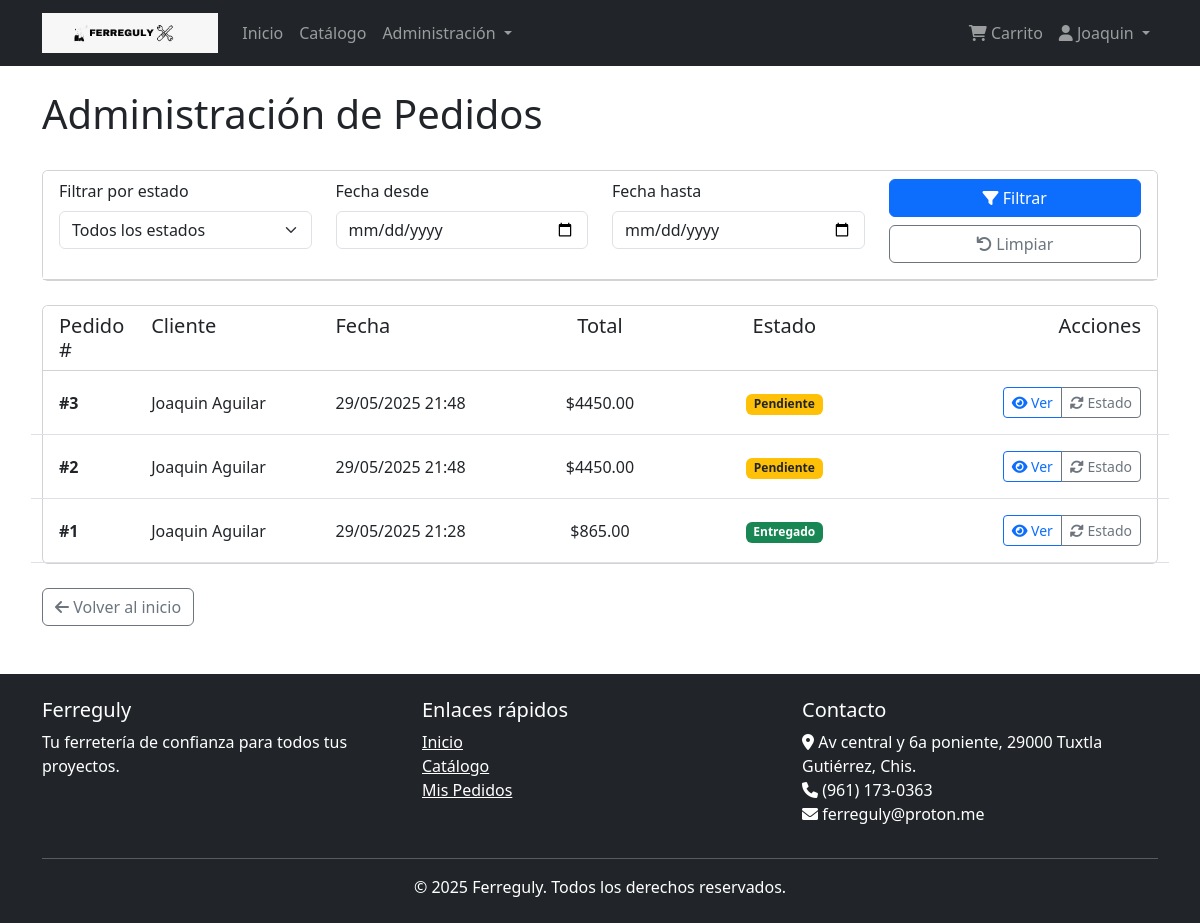
Screenshot of /pedidos/admin/pedidos/ (signed in) with the database file from the repository.
### usuarios/models.py (models this page shows, shortened)
class Usuario(AbstractBaseUser, PermissionsMixin):
    id_usuario = models.AutoField(primary_key=True)
    nombre = models.CharField(max_length=35)
    apellidos = models.CharField(max_length=50)
    email = models.EmailField(max_length=45, unique=True)
    telefono = models.CharField(max_length=10, null=True, blank=True)
    tipo_usuario = models.CharField(
        max_length=15,
        choices=[('cliente', 'Cliente'), ('administrador', 'Administrador')],
        default='cliente'
    )
    fecha_registro = models.DateTimeField(default=timezone.now)
    activo = models.BooleanField(default=True)
    is_staff = models.BooleanField(default=False)
    is_active = models.BooleanField(default=True)
    USERNAME_FIELD = 'email'
    REQUIRED_FIELDS = ['nombre', 'apellidos']
    objects = UsuarioManager()
    def get_full_name(self):
        return f"{self.nombre} {self.apellidos}"
    class Meta:
        db_table = 'usuario'
        verbose_name = 'Usuario'
        verbose_name_plural = 'Usuarios'

### pedidos/models.py (models this page shows, shortened)
class Pedido(models.Model):
    ESTADOS_CHOICES = [
        ('pendiente', 'Pendiente'),
        ('pagado', 'Pagado'),
        ('enviado', 'Enviado'),
        ('entregado', 'Entregado'),
        ('cancelado', 'Cancelado'),
    ]
    id_pedido = models.AutoField(primary_key=True)
    id_usuario = models.ForeignKey(Usuario, on_delete=models.RESTRICT, related_name='pedidos')
    id_direccion_envio = models.ForeignKey(
        Direccion,
        on_delete=models.SET_NULL,
        related_name='pedidos',
        null=True,
        blank=True
    )
    fecha_pedido = models.DateTimeField(default=timezone.now)
    subtotal = models.DecimalField(max_digits=10, decimal_places=2)
    total = models.DecimalField(max_digits=10, decimal_places=2)
    estado = models.CharField(max_length=15, choices=ESTADOS_CHOICES, default='pendiente')
    class Meta:
        db_table = 'pedido'
        verbose_name = 'Pedido'
        verbose_name_plural = 'Pedidos'
        indexes = [
            models.Index(fields=['id_usuario'], name='idx_pedido_usuario'),
            models.Index(fields=['fecha_pedido'], name='idx_pedido_fecha'),
        ]

### pedidos/views.py (the view)
# urls.py: path('admin/pedidos/', views.PedidoAdminListView.as_view(), name='pedidos_admin_lista'),
class PedidoAdminListView(LoginRequiredMixin, ListView):
    model = Pedido
    template_name = 'pedidos/admin/lista.html'
    context_object_name = 'pedidos'
    def dispatch(self, request, *args, **kwargs):
        if not request.user.tipo_usuario == 'administrador':
            messages.error(request, 'No tienes permisos para acceder a esta página')
            return redirect('inicio')
        return super().dispatch(request, *args, **kwargs)
    def get_queryset(self):
        return Pedido.objects.all().order_by('-fecha_pedido')

### templates/pedidos/admin/lista.html (shortened to what this page needs)
{% extends 'base.html' %}
{% block content %}
<div class="d-flex justify-content-between align-items-center mb-4">
    <h1>Administración de Pedidos</h1>
</div>
<div class="card mb-4">
    <div class="card-header bg-white">
        <form method="get" class="row">
            <div class="col-md-3 mb-2">
                <label for="estado" class="form-label">Filtrar por estado</label>
                <select name="estado" id="estado" class="form-select">
                    <option value="">Todos los estados</option>
                </select>
            </div>
            <div class="col-md-3 mb-2">
                <label for="fecha_desde" class="form-label">Fecha desde</label>
                <input type="date" name="fecha_desde" id="fecha_desde" class="form-control" value="{{ request.GET.fecha_desde|default:'' }}">
            </div>
            <div class="col-md-3 mb-2">
                <label for="fecha_hasta" class="form-label">Fecha hasta</label>
                <input type="date" name="fecha_hasta" id="fecha_hasta" class="form-control" value="{{ request.GET.fecha_hasta|default:'' }}">
            </div>
            <div class="col-md-3 mb-2 d-flex align-items-end">
                <div class="d-grid gap-2 w-100">
                    <button type="submit" class="btn btn-primary">
                        <i class="fas fa-filter"></i> Filtrar
                    </button>
                    <a href="{% url 'pedidos_admin_lista' %}" class="btn btn-outline-secondary">
                        <i class="fas fa-undo"></i> Limpiar
                    </a>
                </div>
            </div>
        </form>
    </div>
</div>
<div class="card">
    <div class="card-header bg-white">
        <div class="row">
            <div class="col-md-1">
                <h5 class="mb-0">Pedido #</h5>
            </div>
            <div class="col-md-2">
                <h5 class="mb-0">Cliente</h5>
            </div>
            <div class="col-md-2">
                <h5 class="mb-0">Fecha</h5>
            </div>
            <div class="col-md-2 text-center">
                <h5 class="mb-0">Total</h5>
            </div>
            <div class="col-md-2 text-center">
                <h5 class="mb-0">Estado</h5>
            </div>
            <div class="col-md-3 text-end">
                <h5 class="mb-0">Acciones</h5>
            </div>
        </div>
    </div>
    <div class="card-body p-0">
        {% if pedidos %}
            {% for pedido in pedidos %}
                <div class="row py-3 px-3 border-bottom align-items-center">
                    <div class="col-md-1">
                        <strong>#{{ pedido.id_pedido }}</strong>
                    </div>
                    <div class="col-md-2">
                        {{ pedido.id_usuario.get_full_name }}
                    </div>
                    <div class="col-md-2">
                        {{ pedido.fecha_pedido|date:"d/m/Y H:i" }}
                    </div>
                    <div class="col-md-2 text-center">
                        ${{ pedido.total }}
                    </div>
                    <div class="col-md-2 text-center">
                        {% if pedido.estado == 'pendiente' %}
                            <span class="badge bg-warning text-dark">Pendiente</span>
                        {% elif pedido.estado == 'pagado' %}
                            <span class="badge bg-info">Pagado</span>
                        {% elif pedido.estado == 'enviado' %}
                            <span class="badge bg-primary">Enviado</span>
                        {% elif pedido.estado == 'entregado' %}
                            <span class="badge bg-success">Entregado</span>
                        {% elif pedido.estado == 'cancelado' %}
                            <span class="badge bg-danger">Cancelado</span>
                        {% endif %}
                    </div>
                    <div class="col-md-3 text-end">
                        <div class="btn-group">
                            <a href="{% url 'pedido_admin_detalle' pedido.id_pedido %}" class="btn btn-sm btn-outline-primary">
                                <i class="fas fa-eye"></i> Ver
                            </a>
                            <a href="{% url 'pedido_actualizar_estado' pedido.id_pedido %}" class="btn btn-sm btn-outline-secondary">
                                <i class="fas fa-sync-alt"></i> Estado
                            </a>
                        </div>
                    </div>
                </div>
            {% endfor %}
        {% else %}
            <div class="p-4 text-center">
                <p class="text-muted mb-0">No hay pedidos que coincidan con los criterios de búsqueda</p>
            </div>
        {% endif %}
    </div>
</div>
<div class="mt-4">
    <a href="{% url 'inicio' %}" class="btn btn-outline-secondary">
        <i class="fas fa-arrow-left"></i> Volver al inicio
    </a>
</div>
{% endblock %}

### templates/base.html (shortened to what this page needs)
{% load static %}
<!DOCTYPE html>
<html lang="es">
<head>
    <link href="https://cdn.jsdelivr.net/npm/bootstrap@5.3.0-alpha1/dist/css/bootstrap.min.css" rel="stylesheet">
    <link rel="stylesheet" href="https://cdnjs.cloudflare.com/ajax/libs/font-awesome/6.0.0/css/all.min.css">
</head>
<body>
    <nav class="navbar navbar-expand-lg navbar-dark bg-dark">
        <div class="container">
            <a class="navbar-brand" href="{% url 'inicio' %}">
                <img src="{% static 'img/ferreguly.jpeg' %}" alt="Ferreguly Logo" style="height: 40px; width: auto;">
            </a>
            <div class="collapse navbar-collapse" id="navbarNav">
                <ul class="navbar-nav me-auto">
                    <li class="nav-item">
                        <a class="nav-link" href="{% url 'inicio' %}">Inicio</a>
                    </li>
                    <li class="nav-item">
                        <a class="nav-link" href="{% url 'catalogo' %}">Catálogo</a>
                    </li>
                    {% if user.is_authenticated %}
                        {% if user.tipo_usuario == 'administrador' %}
                            <li class="nav-item dropdown">
                                <a class="nav-link dropdown-toggle" href="#" role="button" data-bs-toggle="dropdown">
                                    Administración
                                </a>
                            </li>
                        {% endif %}
                    {% endif %}
                </ul>
                <ul class="navbar-nav">
                    {% if user.is_authenticated %}
                        <li class="nav-item">
                            <a class="nav-link" href="{% url 'carrito_lista' %}">
                                <i class="fas fa-shopping-cart"></i> Carrito
                            </a>
                        </li>
                        <li class="nav-item dropdown">
                            <a class="nav-link dropdown-toggle" href="#" role="button" data-bs-toggle="dropdown">
                                <i class="fas fa-user"></i> {{ user.nombre }}
                            </a>
                        </li>
                    {% endif %}
                </ul>
            </div>
        </div>
    </nav>
    <main class="container my-4">
        {% block content %}{% endblock %}
    </main>
    <footer class="bg-dark text-white py-4 mt-5">
        <div class="container">
            <div class="row">
                <div class="col-md-4">
                    <h5>Ferreguly</h5>
                    <p>Tu ferretería de confianza para todos tus proyectos.</p>
                </div>
                <div class="col-md-4">
                    <h5>Enlaces rápidos</h5>
                    <ul class="list-unstyled">
                        <li><a href="{% url 'inicio' %}" class="text-white">Inicio</a></li>
                        <li><a href="{% url 'catalogo' %}" class="text-white">Catálogo</a></li>
                        {% if user.is_authenticated %}
                            <li><a href="{% url 'pedidos_lista' %}" class="text-white">Mis Pedidos</a></li>
                        {% else %}
                            <li><a href="{% url 'login' %}" class="text-white">Iniciar Sesión</a></li>
                        {% endif %}
                    </ul>
                </div>
                <div class="col-md-4">
                    <h5>Contacto</h5>
                    <address>
                        <i class="fas fa-map-marker-alt"></i> Av central y 6a poniente, 29000 Tuxtla Gutiérrez, Chis.<br>
                        <i class="fas fa-phone"></i> (961) 173-0363<br>
                        <i class="fas fa-envelope"></i> ferreguly@proton.me
                    </address>
                </div>
            </div>
            <hr>
            <div class="row">
                <div class="col-12 text-center">
                    <p class="mb-0">&copy; {% now "Y" %} Ferreguly. Todos los derechos reservados.</p>
                </div>
            </div>
        </div>
    </footer>
</body>
</html>

### rows the page displays
Usuario: nombre "Joaquin"
Pedido: id_pedido "3", id_usuario.get_full_name "Joaquin Aguilar", fecha_pedido "29/05/2025 21:48", total "4450.00", estado "Pendiente"
Pedido: id_pedido "2", id_usuario.get_full_name "Joaquin Aguilar", fecha_pedido "29/05/2025 21:48", total "4450.00", estado "Pendiente"
Pedido: id_pedido "1", id_usuario.get_full_name "Joaquin Aguilar", fecha_pedido "29/05/2025 21:28", total "865.00", estado "Entregado"
